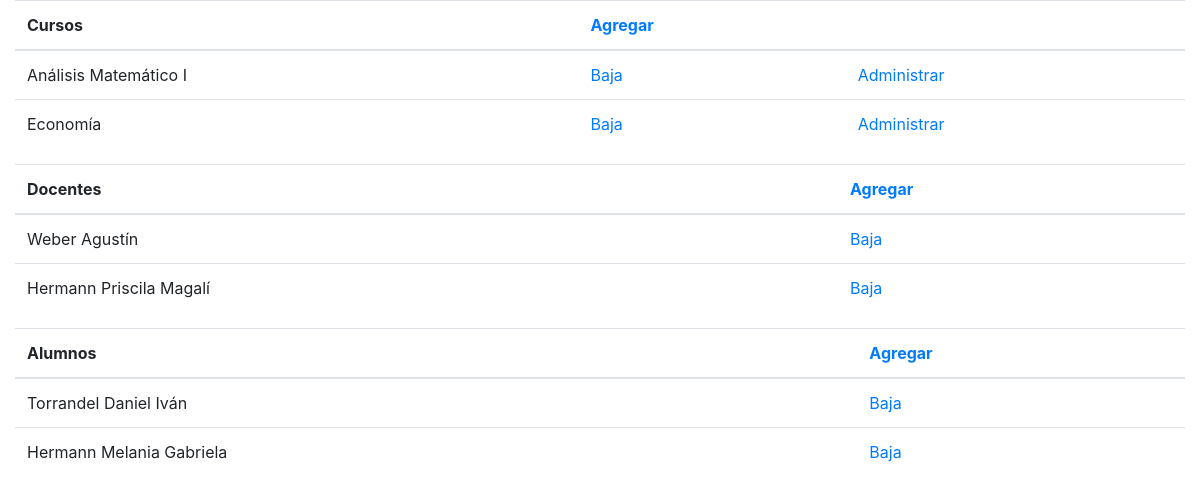
The app's page /admcursos with its own data.
### AdmCursos/models.py (models this page shows, shortened)
class Curso(models.Model):
    nombre = models.CharField(max_length=200)
    activo = models.BooleanField(default=True)

class Docente(models.Model):
    nombre = models.CharField(max_length=100)
    apellido = models.CharField(max_length=100)
    edad = models.IntegerField()
    genero = models.IntegerField()
    fecha_alta = models.DateTimeField(auto_now=True)
    activo = models.BooleanField(default=True)

class Alumno(models.Model):
    nombre = models.CharField(max_length=100)
    apellido = models.CharField(max_length=100)
    edad = models.IntegerField()
    genero = models.IntegerField()
    fecha_alta = models.DateTimeField(auto_now=True)
    activo = models.BooleanField(default=True)

### AdmCursos/views.py (the view)
# urls.py: path('', views.index, name='index'),
def index(request):
    template = loader.get_template('AdmCursos/index.html')
    c = Curso.objects.filter(activo = True) #ojo: filter retorna un queryset no un solo objeto, no se puede usar .save()
    a = Alumno.objects.filter(activo = True) #ojo: filter retorna un queryset no un solo objeto, no se puede usar .save()
    d = Docente.objects.filter(activo = True) #ojo: filter retorna un queryset no un solo objeto, no se puede usar .save()
    context = {'fecha_hora': datetime.datetime.now(), 'cursos': c, 'docentes': d, 'alumnos': a}
    return HttpResponse(template.render(context, request))

### AdmCursos/templates/AdmCursos/index.html (shortened to what this page needs)
<!DOCTYPE html>
<html>
    <head>
        <link rel="stylesheet" href="https://maxcdn.bootstrapcdn.com/bootstrap/4.5.2/css/bootstrap.min.css">
    </head>
    <body>
        <div class="container-fluid">
            <div class="row">
                <div class="col">
                    {% if cursos%}
                    <table class="table">
                        <thead><th>Cursos</th><th><a href="{% url 'add' 1%}">Agregar</a></th><th></th></thead>
                    {% for curso in cursos %}
                        <tr><td>{{ curso.nombre }}</td><td><a href="{% url 'delete' curso.id 1 %}">Baja</a></td><td><a href="{% url 'addParticipantes' curso.id%}">Administrar</a></td></tr>
                    {% endfor %}
                    </table>
                    {%endif%}
                </div>
            </div>
            <div class="row">
                <div class="col">
                    {% if docentes%}
                    <table class="table">
                        <thead><th>Docentes</th><th><a href="{% url 'add' 2%}">Agregar</a></th></thead>
                    {% for docente in docentes %}
                        <tr><td>{{ docente.apellido}}&nbsp;{{docente.nombre }}</td><td><a href="{% url 'delete' docente.id 2 %}">Baja</a></td></tr>
                    {% endfor %}
                    </table>
                    {%endif%}
                </div>
            </div>
            <div class="row">
                <div class="col">
                    {% if alumnos%}
                    <table class="table">
                        <thead><th>Alumnos</th><th><a href="{% url 'add' 3%}">Agregar</a></th></thead>
                    {% for alumno in alumnos %}
                        <tr><td>{{alumno.apellido}}&nbsp;{{ alumno.nombre }}</td><td><a href="{% url 'delete' alumno.id 3 %}">Baja</a></td></tr>
                    {% endfor %}
                    </table>
                    {%endif%}
                </div>
            </div>
        </div>
    </body>
</html>

### records on screen
Curso: nombre "Análisis Matemático I"
Curso: nombre "Economía"
Docente: apellido "Weber", nombre "Agustín"
Docente: apellido "Hermann", nombre "Priscila Magalí"
Alumno: apellido "Torrandel", nombre "Daniel Iván"
Alumno: apellido "Hermann", nombre "Melania Gabriela"
